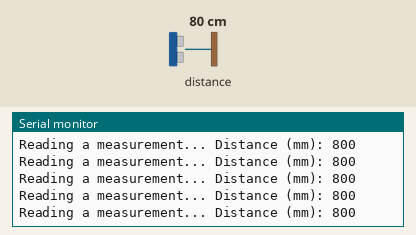
Simulated run of this sketch. Board: Arduino Uno, built with avr-gcc and run on an emulated ATmega328P. Shown: the last lines printed to the serial monitor. The test bench sets the inputs (shaded band); at power-on: distance to the obstacle 80 cm.

Above: at 1.2 s.
1.3 s: distance to the obstacle set to 250 cm
At 1.46 s:
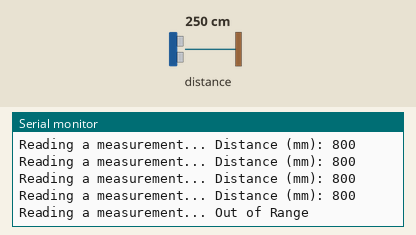
3.2 s: distance to the obstacle set to 2 cm
At 3.2 s:
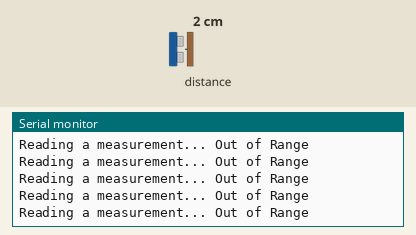

The sketch:

singleIRSensor.ino
```cpp
// This line imports the Adafruit VL53L0X library, which simplifies the interfacing and control of the VL53L0X IR time-of-flight sensor.
// The library provides functions to initialize the sensor, perform ranging measurements, and handle other related operations.

#include "Adafruit_VL53L0X.h"

// This creates an instance of the Adafruit_VL53L0X class named sensor.
Adafruit_VL53L0X sensor = Adafruit_VL53L0X();

void setup() {
  // Sets the baud rate for serial communication to 115200 bits per second.
  Serial.begin(115200);

  while (! Serial) {
    delay(1);
  }

  Serial.println("Adafruit VL53L0X test");
  // Checking if sensor boots
  if (!sensor.begin()) {
    Serial.println(F("Failed to boot VL53L0X"));
    // We use this to create an infinite loop to halt the execution of the code
    while(1);
  }
  Serial.println(F("VL53L0X API Simple Ranging example\n\n"));
}


void loop() {

  // Declares a VL53L0X_RangingMeasurementData_t object named measure.
  // This object will hold the ranging data (e.g., distance) obtained from the sensor.
  VL53L0X_RangingMeasurementData_t measure;

  Serial.print("Reading a measurement... ");

  // &measure is to pass in the address of measure, second argument specifies if we need a debug output or not
  sensor.rangingTest(&measure, false);

  // Checks the RangeStatus field of the measurement data.
  // A value of 4 indicates a phase failure (invalid measurement). If the value is not 4, the program proceeds to print the distance.
  if (measure.RangeStatus != 4) {
    Serial.print("Distance (mm): "); Serial.println(measure.RangeMilliMeter);
  } else {
    Serial.println("Out of Range ");
  }
  // Making a short delay so we can see the output nicely
  delay(100);
}
```

Measured:
- after the input at 1.3 s, the serial monitor: prints a new line at once (image 1)
